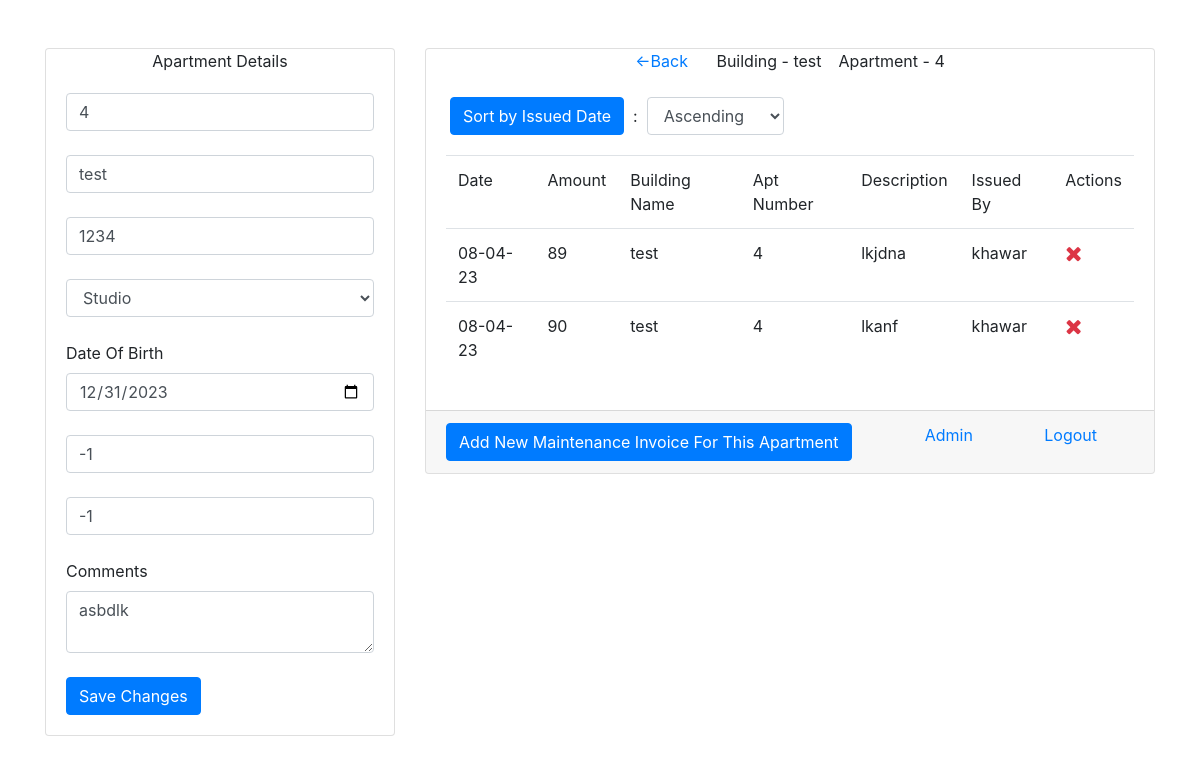
Screenshot of /maintenance-invoices/3 (signed in) with the database file from the repository.
### app/models.py (models this page shows, shortened)
class apartment(models.Model):
    aprt_number = models.CharField(max_length=50,null=True,blank=True)
    name = models.CharField(max_length=300,null=True,blank=True)
    phone_nmber = models.CharField(max_length=50,null=True,blank=True)
    type_of = models.CharField(max_length=300,null=True,blank=True)
    dob = models.DateField(null=True,blank=True)
    contract_number = models.CharField(max_length=300,null=True,blank=True)
    elect_number = models.CharField(max_length=300,null=True,blank=True)
    note = models.TextField(max_length=2000,null=True,blank=True)
    building = models.ForeignKey(building,on_delete=models.CASCADE)
    temp_del = models.BooleanField(default=False)
    temp_del_date = models.DateField(null=True,blank=True)

class building(models.Model):
    name = models.CharField(max_length=300,null=True,blank=True)
    owner = models.ForeignKey(invoice_owner,on_delete=models.SET_NULL,null=True,blank=True)

class maintenance_invoice(models.Model):
    user = models.ForeignKey(User,on_delete=models.SET_NULL,null=True,blank=True)
    apartment = models.ForeignKey(apartment,on_delete=models.SET_NULL,null=True,blank=True)
    owner = models.ForeignKey(invoice_owner,on_delete=models.CASCADE)
    amount = models.IntegerField(default=0)
    today_date = models.DateField(auto_now_add=True)
    note = models.TextField(max_length=2000,null=True,blank=True)
    invoice_number = models.IntegerField(default=0)

### app/views.py (the view)
# urls.py: path("maintenance-invoices/<int:id>",views.maintenance_invoices,name="maintenance-invoices"),
@login_required(login_url='/')
def maintenance_invoices(request,id):
    if id:
        template = "apartments_maintenance_invoice.html"
        context = {}
        obj = get_user_profile(request.user)
        context['type_of_user'] = obj.type_of_user == 'd'
        context['write_priv'] = obj.type_of_user == 'w'
        aobj = apartment.objects.get(pk=id)
        if request.method == "POST" and request.POST['asc_desc'] in ("0","1"):
            context["order"] = request.POST['asc_desc']
            if request.POST["asc_desc"] == "0":
                objs = maintenance_invoice.objects.filter(apartment=aobj).order_by("today_date")
            else:
                objs = maintenance_invoice.objects.filter(apartment=aobj).order_by("-today_date")
        else:
            objs = maintenance_invoice.objects.filter(apartment=aobj)
        context['aobj'] = aobj
        context['date_dis'] = aobj.dob.strftime("%Y-%m-%d")
        context['objs'] = objs
        return render(request,template,context)
    else:
        return redirect('/home')

### app/views.py (called while the page is built)
def get_user_profile(userobj):
    try:
        obj = user_profile.objects.get(user=userobj)
    except:
        obj = user_profile()
        obj.user = userobj
        obj.save()
    return obj

### templates/apartments_maintenance_invoice.html (shortened to what this page needs)
<!DOCTYPE html>
    <html lang="en">
        <head>
            <link rel="stylesheet" href="https://maxcdn.bootstrapcdn.com/bootstrap/4.4.1/css/bootstrap.min.css">
            <link rel="stylesheet" href="https://cdnjs.cloudflare.com/ajax/libs/font-awesome/4.7.0/css/font-awesome.min.css">
        </head>
        <body>
            <br><br>
            <div class="container">
                <div class="row justify-content-center">
                    <div class="col-lg-4">
                        <div class="card">
                            <div class="card-head text-center">
                                Apartment Details
                            </div>
                            <div class="card-body">
                                <form method="post" action="{% url 'edit-apartment-form' aobj.id %}">{% csrf_token %}
                                    <input type="number" class="form-control" required name="num" placeholder="Enter The Apartment Number" value="{{aobj.aprt_number}}" {% if not type_of_user %}readonly{% endif %}><br>
                                    <input type="text" class="form-control" required name="name" placeholder="Enter The Name Of Apartment" value="{{aobj.name}}" {% if not type_of_user %}readonly{% endif %}><br>
                                    <input type="number" class="form-control" required name="phone" placeholder="Enter Phone Number" value="{{aobj.phone_nmber}}" {% if not type_of_user %}readonly{% endif %}><br>
                                    <select class="form-control" required name="type_of" {% if not type_of_user %}readonly{% endif %}>
                                        <option {% if aobj.type_of == 'Studio' %}selected{% endif %} >Studio</option>
                                    </select><br>
                                    <label>Date Of Birth</label><br>
                                    <input type="date" class="form-control" required name="dob" placeholder="Enter Date Of Birth" value="{{date_dis}}" {% if not type_of_user %}readonly{% endif %}><br>
                                    <input type="number" class="form-control" required name="cnum" placeholder="Enter Contract Number" value="{{aobj.contract_number}}" {% if not type_of_user %}readonly{% endif %}><br>
                                    <input type="number" class="form-control" required name="enum" placeholder="Enter Elect Number" value="{{aobj.elect_number}}" {% if not type_of_user %}readonly{% endif %}><br>
                                    <label>Comments</label>
                                    <textarea class="form-control" required name="note" {% if not type_of_user %}readonly{% endif %}>{{aobj.note}} </textarea><br>
                                    {% if type_of_user %}
                                        <button class="btn btn-primary text-center" type="submit">
                                            Save Changes
                                        </button>
                                    {% endif %}
                                </form>
                            </div>
                        </div>
                    </div>
                    <div class="col-lg-8">
                        <div class="card">
                            <div class="card-head text-center">
                                <a href="{% url 'apartments' aobj.building.id %}"><-Back</a>&ensp;&ensp;&ensp; Building - {{aobj.building.name}} &ensp; Apartment - {{aobj.aprt_number}}<br><br>
                                <div class="form-inline">
                                    &ensp;&ensp;&ensp;<button class="btn btn-primary" form="sort-form" onclick="this.form.submit();">
                                        Sort by Issued Date
                                    </button>&nbsp; : &nbsp;
                                    <select class="form-control" form="sort-form" name="asc_desc">
                                        <option value="0" {% if order == '0' %}selected{% endif %} >Ascending</option>
                                    </select>
                                </div>
                            </div>
                            <div class="card-body">
                                {% if objs %}
                                    <table class="table">
                                        <tr>
                                            <td>Date</td>
                                            <td>Amount</td>
                                            <td>Building Name</td>
                                            <td>Apt Number</td>
                                            <td>Description</td>
                                            <td>Issued By</td>
                                            <td>Actions</td>
                                        </tr>
                                        {% for i in objs %}
                                            <tr>
                                                <td>{{i.today_date | date:'d-m-y'}}</td>
                                                <td>{{i.amount}}</td>
                                                <td>{{i.apartment.building.name}}</td>
                                                <td>{{i.apartment.aprt_number}}</td>
                                                <td>{{i.note}}</td>
                                                <td>{{i.user.username}}</td>
                                                <td>{% if request.user.is_superuser %}
                                                    <a onclick="confirm_delete('{% url 'delete-maintenance-invoice' i.id %}')" title="Delete"><span class="fa text-danger fa-lg fa-remove"></span></a>
                                                    {% endif %}</td>
                                            </tr>
                                        {% endfor %}
                                    </table>
                                {% else %}
                                    <a>This Apartments Has No Maintenance Invoices Right Now.</a>
                                {% endif %}
                            </div>
                            <div class="card-footer">
                                <div class="row justify-content-around">
                                    <div class="col-lg-8">
                                        {% if type_of_user or write_priv%}
                                            <button class="btn btn-primary" type="button" onclick="window.location.href='/new-maintenance-invoice-form/{{aobj.id}}'">
                                                Add New Maintenance Invoice For This Apartment
                                            </button>
                                        {% endif %}
                                    </div>
                                    {% if request.user.is_superuser %}
                                        <div class="col-lg-2">
                                            <a href="/admin">
                                                Admin
                                            </a>
                                        </div>
                                    {% endif %}
                                    <div class="col-lg-2">
                                        <a href="{% url 'logout' %}">
                                            Logout
                                        </a>
                                    </div>
                                </div>
                            </div>
                        </div>
                    </div>
                </div>
            </div>
        </body>
    </html>

### rows the page displays
apartment: num "4", name "test", phone "1234", type_of "Studio", cnum "-1", enum "-1", note "asbdlk", building.name "test", aprt_number "4"
maintenance_invoice: today_date "08-04-23", amount "89", apartment.building.name "test", apartment.aprt_number "4", note "lkjdna", user.username "khawar"
maintenance_invoice: today_date "08-04-23", amount "90", apartment.building.name "test", apartment.aprt_number "4", note "lkanf", user.username "khawar"
